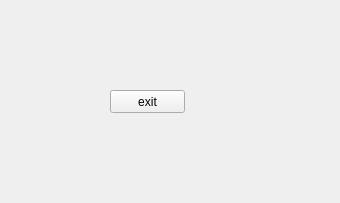
<?xml version="1.0" encoding="UTF-8"?>
<ui version="4.0">
 <class>MyWidget</class>
 <widget class="QWidget" name="MyWidget">
  <property name="geometry">
   <rect>
    <x>0</x>
    <y>0</y>
    <width>340</width>
    <height>203</height>
   </rect>
  </property>
  <property name="windowTitle">
   <string>MyWidget</string>
  </property>
  <widget class="QPushButton" name="pushButton">
   <property name="geometry">
    <rect>
     <x>110</x>
     <y>90</y>
     <width>75</width>
     <height>23</height>
    </rect>
   </property>
   <property name="text">
    <string>exit</string>
   </property>
  </widget>
 </widget>
 <layoutdefault spacing="6" margin="11"/>
 <resources/>
 <connections/>
</ui>
